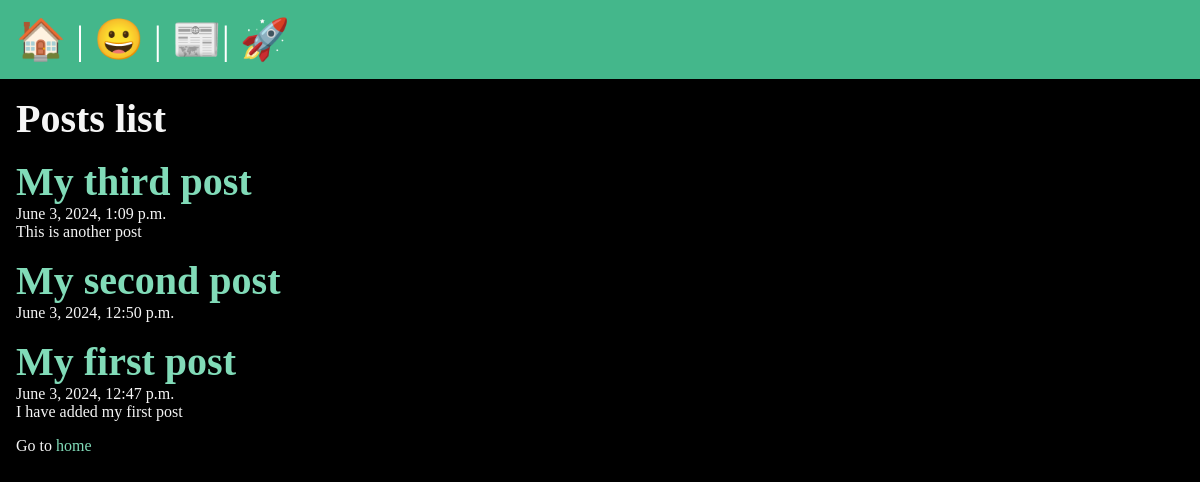
The app's page /posts/, older data.
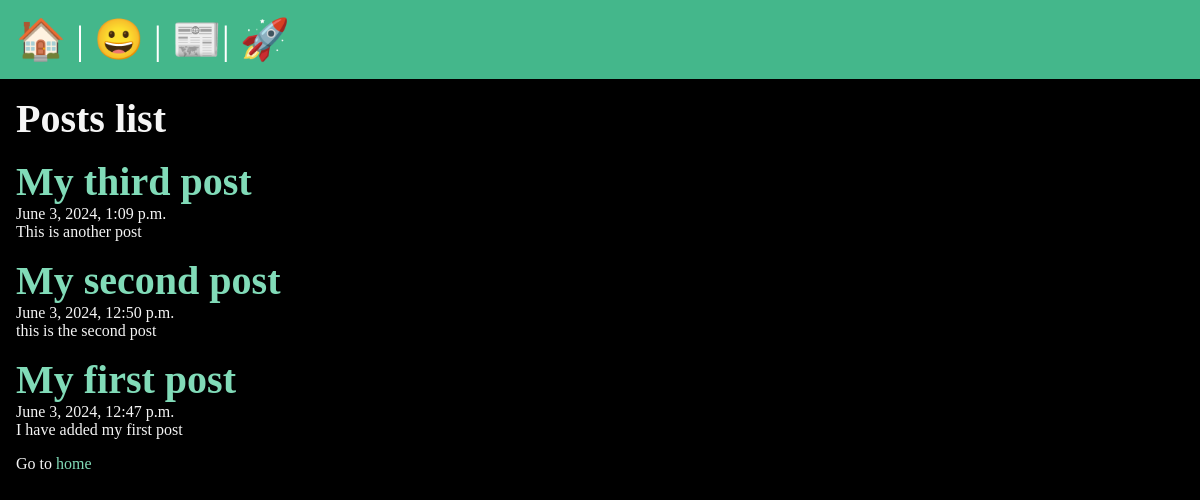
The same page, newer data.
### posts/models.py (models this page shows, shortened)
class Post(models.Model):
    title = models.CharField(max_length=75)
    body = models.TextField()
    slug = models.SlugField()
    date = models.DateTimeField(auto_now_add=True)
    banner = models.ImageField(default='fallback.png', blank=True)

### posts/views.py (the view)
# urls.py: path('',views.posts_list, name="list" ),
def posts_list(request):
    posts = Post.objects.all().order_by('-date')
    return render(request, "posts/posts_list.html", {"posts": posts})

### posts/templates/posts/posts_list.html (shortened to what this page needs)
{% extends 'layout.html' %}
{% block content %}
<section>
<h1>Posts list</h1>
{% for post in posts %}
<article class="post">
    <h2>
        <a href="{% url 'posts:page' slug=post.slug %}">
        {{post.title}}
        </a>
    </h2>
    <p>{{post.date}}</p>
    <p>{{post.body}}</p>
</article>
{% endfor %}
<p>Go to <a href="/">home</a></p>
</section>
{% endblock %}

Row changes from the older to the newer data that the page shows:
changed Post "My second post": body (not shown) → "this is the second post"
